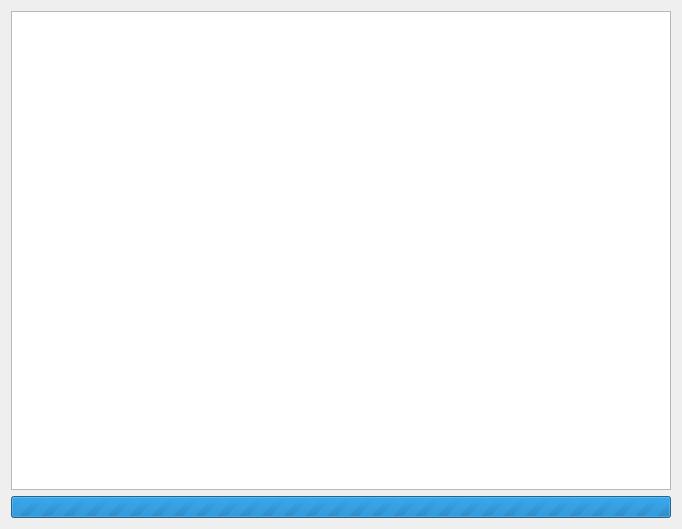
<?xml version="1.0" encoding="UTF-8"?>
<ui version="4.0">
 <class>LogProgressDialog</class>
 <widget class="QDialog" name="LogProgressDialog">
  <property name="windowModality">
   <enum>Qt::WindowModal</enum>
  </property>
  <property name="geometry">
   <rect>
    <x>0</x>
    <y>0</y>
    <width>682</width>
    <height>529</height>
   </rect>
  </property>
  <property name="windowTitle">
   <string>Processing...</string>
  </property>
  <property name="windowIcon">
   <iconset resource="../resources/gui.qrc">
    <normaloff>:/pluginIcon</normaloff>:/pluginIcon</iconset>
  </property>
  <layout class="QVBoxLayout" name="verticalLayout">
   <item>
    <widget class="QTableView" name="tableView"/>
   </item>
   <item>
    <widget class="QProgressBar" name="progressBar">
     <property name="styleSheet">
      <string notr="true"/>
     </property>
     <property name="maximum">
      <number>0</number>
     </property>
     <property name="value">
      <number>-1</number>
     </property>
     <property name="textVisible">
      <bool>false</bool>
     </property>
    </widget>
   </item>
  </layout>
  <action name="ui_copyAction">
   <property name="icon">
    <iconset resource="../resources/gui.qrc">
     <normaloff>:/copyIcon</normaloff>:/copyIcon</iconset>
   </property>
   <property name="text">
    <string>copyAction</string>
   </property>
   <property name="shortcut">
    <string>Ctrl+C</string>
   </property>
  </action>
 </widget>
 <resources>
  <include location="../resources/gui.qrc"/>
 </resources>
 <connections/>
</ui>
